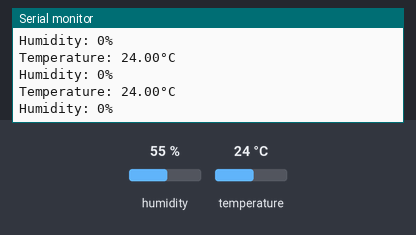
A sketch run on a simulated Arduino Uno, built for the host (arithmetic inside an expression is 32-bit, double 64-bit). Shown: the last lines printed to the serial monitor. Inputs (shaded band) come from the test bench; at power-on: temperature 24 °C, humidity 55 %.

Above: at 1.2 s.
1.3 s: temperature set to 12 °C
At 1.88 s:
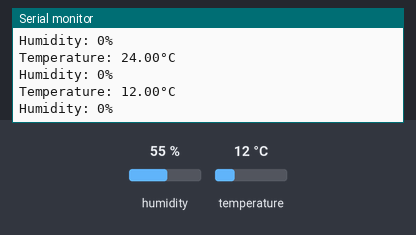
2.8 s: temperature set to 19 °C
At 3.06 s:
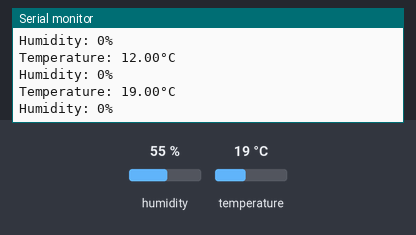
Timing chart, 0 to 5.8 s (numbered marks = the images above; inputs shaded):
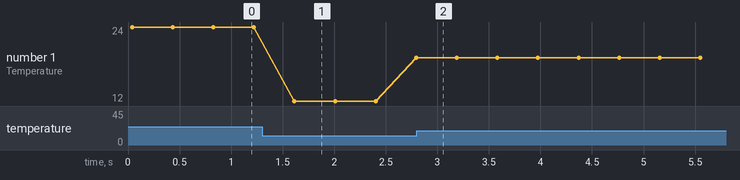

The sketch:

Soil_Humidity_and_Temperature_Sensor.ino
```cpp
#include <SHT3x.h>
SHT3x Sensor;


void setup() {

  Serial.begin(9600);
  Wire.begin();
  Sensor.Begin();


}

void loop() {

  Sensor.UpdateData();
  Serial.print("Temperature: ");
  Serial.print(Sensor.GetTemperature());
  Serial.write("\xC2\xB0"); //The Degree symbol
  Serial.println("C");
  Serial.print("Humidity: ");
  Serial.print(Sensor.GetRelHumidity());
  Serial.println("%");

  delay(333);
}
```

Measured:
- after the input at 1.3 s, the serial monitor: prints a new line after 0.31 s (image 1)
- plotted number 1: 24 → 19 after the input at 1.3 s
